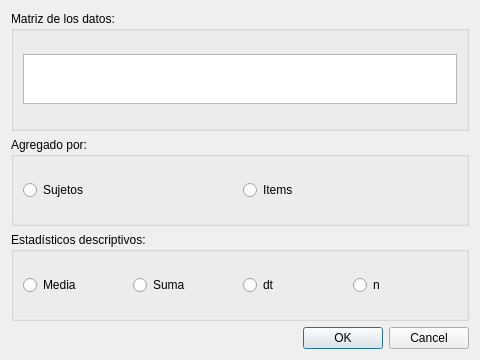
<?xml version="1.0" encoding="UTF-8"?>
<ui version="4.0">
 <class>agregado</class>
 <widget class="QDialog" name="agregado">
  <property name="geometry">
   <rect>
    <x>0</x>
    <y>0</y>
    <width>480</width>
    <height>360</height>
   </rect>
  </property>
  <property name="windowTitle">
   <string>Dialog</string>
  </property>
  <layout class="QGridLayout" name="gridLayout_2">
   <item row="0" column="0">
    <layout class="QGridLayout" name="gridLayout">
     <item row="2" column="0">
      <widget class="QGroupBox" name="groupBox_3">
       <property name="title">
        <string>Estadísticos descriptivos:</string>
       </property>
       <layout class="QGridLayout" name="gridLayout_5">
        <item row="0" column="0">
         <widget class="QRadioButton" name="radioButton_3">
          <property name="text">
           <string>Media</string>
          </property>
         </widget>
        </item>
        <item row="0" column="2">
         <widget class="QRadioButton" name="radioButton_5">
          <property name="text">
           <string>dt</string>
          </property>
         </widget>
        </item>
        <item row="0" column="1">
         <widget class="QRadioButton" name="radioButton_4">
          <property name="text">
           <string>Suma</string>
          </property>
         </widget>
        </item>
        <item row="0" column="3">
         <widget class="QRadioButton" name="radioButton_6">
          <property name="text">
           <string>n</string>
          </property>
         </widget>
        </item>
       </layout>
      </widget>
     </item>
     <item row="0" column="0">
      <widget class="QGroupBox" name="groupBox">
       <property name="maximumSize">
        <size>
         <width>16777215</width>
         <height>120</height>
        </size>
       </property>
       <property name="title">
        <string>Matriz de los datos:</string>
       </property>
       <layout class="QGridLayout" name="gridLayout_3">
        <item row="0" column="0">
         <widget class="QTextEdit" name="textEdit">
          <property name="maximumSize">
           <size>
            <width>16777215</width>
            <height>50</height>
           </size>
          </property>
         </widget>
        </item>
       </layout>
       <zorder>groupBox_2</zorder>
       <zorder>textEdit</zorder>
      </widget>
     </item>
     <item row="1" column="0">
      <widget class="QGroupBox" name="groupBox_2">
       <property name="title">
        <string>Agregado por:</string>
       </property>
       <layout class="QGridLayout" name="gridLayout_4">
        <item row="0" column="0">
         <widget class="QRadioButton" name="radioButton">
          <property name="text">
           <string>Sujetos</string>
          </property>
         </widget>
        </item>
        <item row="0" column="1">
         <widget class="QRadioButton" name="radioButton_2">
          <property name="text">
           <string>Items</string>
          </property>
         </widget>
        </item>
       </layout>
       <zorder>textEdit</zorder>
       <zorder>radioButton</zorder>
       <zorder>radioButton_2</zorder>
      </widget>
     </item>
    </layout>
   </item>
   <item row="1" column="0">
    <widget class="QDialogButtonBox" name="buttonBox">
     <property name="orientation">
      <enum>Qt::Horizontal</enum>
     </property>
     <property name="standardButtons">
      <set>QDialogButtonBox::Cancel|QDialogButtonBox::Ok</set>
     </property>
    </widget>
   </item>
  </layout>
 </widget>
 <resources/>
 <connections>
  <connection>
   <sender>buttonBox</sender>
   <signal>accepted()</signal>
   <receiver>agregado</receiver>
   <slot>accept()</slot>
   <hints>
    <hint type="sourcelabel">
     <x>248</x>
     <y>254</y>
    </hint>
    <hint type="destinationlabel">
     <x>157</x>
     <y>274</y>
    </hint>
   </hints>
  </connection>
  <connection>
   <sender>buttonBox</sender>
   <signal>rejected()</signal>
   <receiver>agregado</receiver>
   <slot>reject()</slot>
   <hints>
    <hint type="sourcelabel">
     <x>316</x>
     <y>260</y>
    </hint>
    <hint type="destinationlabel">
     <x>286</x>
     <y>274</y>
    </hint>
   </hints>
  </connection>
 </connections>
</ui>
